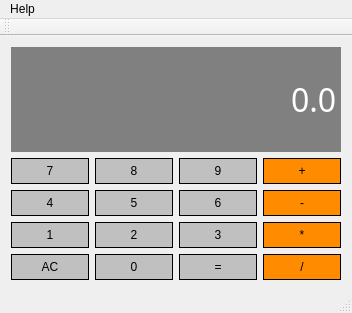
<?xml version="1.0" encoding="UTF-8"?>
<ui version="4.0">
 <class>Calculator</class>
 <widget class="QMainWindow" name="Calculator">
  <property name="geometry">
   <rect>
    <x>0</x>
    <y>0</y>
    <width>352</width>
    <height>313</height>
   </rect>
  </property>
  <property name="windowTitle">
   <string>Calculator</string>
  </property>
  <widget class="QWidget" name="centralWidget">
   <layout class="QGridLayout" name="gridLayout">
    <item row="4" column="0">
     <widget class="QPushButton" name="Clear">
      <property name="sizePolicy">
       <sizepolicy hsizetype="Preferred" vsizetype="Preferred">
        <horstretch>0</horstretch>
        <verstretch>0</verstretch>
       </sizepolicy>
      </property>
      <property name="styleSheet">
       <string notr="true">QPushButton {
background-color:#C0C0C0;
border:1px solid greay;
padding:5px;
}
QPushButton::pressed {
background-color:#A9A9A9;
border:1px solid greay;
padding:5px;
}
</string>
      </property>
      <property name="text">
       <string>AC</string>
      </property>
     </widget>
    </item>
    <item row="2" column="2">
     <widget class="QPushButton" name="Btn6">
      <property name="sizePolicy">
       <sizepolicy hsizetype="Preferred" vsizetype="Preferred">
        <horstretch>0</horstretch>
        <verstretch>0</verstretch>
       </sizepolicy>
      </property>
      <property name="styleSheet">
       <string notr="true">QPushButton {
background-color:#C0C0C0;
border:1px solid greay;
padding:5px;
}
QPushButton::pressed {
background-color:#A9A9A9;
border:1px solid greay;
padding:5px;
}
</string>
      </property>
      <property name="text">
       <string>6</string>
      </property>
     </widget>
    </item>
    <item row="2" column="1">
     <widget class="QPushButton" name="Btn5">
      <property name="sizePolicy">
       <sizepolicy hsizetype="Preferred" vsizetype="Preferred">
        <horstretch>0</horstretch>
        <verstretch>0</verstretch>
       </sizepolicy>
      </property>
      <property name="styleSheet">
       <string notr="true">QPushButton {
background-color:#C0C0C0;
border:1px solid greay;
padding:5px;
}
QPushButton::pressed {
background-color:#A9A9A9;
border:1px solid greay;
padding:5px;
}
</string>
      </property>
      <property name="text">
       <string>5</string>
      </property>
     </widget>
    </item>
    <item row="3" column="0">
     <widget class="QPushButton" name="Btn1">
      <property name="sizePolicy">
       <sizepolicy hsizetype="Preferred" vsizetype="Preferred">
        <horstretch>0</horstretch>
        <verstretch>0</verstretch>
       </sizepolicy>
      </property>
      <property name="styleSheet">
       <string notr="true">QPushButton {
background-color:#C0C0C0;
border:1px solid greay;
padding:5px;
}
QPushButton::pressed {
background-color:#A9A9A9;
border:1px solid greay;
padding:5px;
}
</string>
      </property>
      <property name="text">
       <string>1</string>
      </property>
     </widget>
    </item>
    <item row="1" column="0">
     <widget class="QPushButton" name="Btn7">
      <property name="sizePolicy">
       <sizepolicy hsizetype="Preferred" vsizetype="Preferred">
        <horstretch>0</horstretch>
        <verstretch>0</verstretch>
       </sizepolicy>
      </property>
      <property name="styleSheet">
       <string notr="true">QPushButton {
background-color:#C0C0C0;
border:1px solid greay;
padding:5px;
}
QPushButton::pressed {
background-color:#A9A9A9;
border:1px solid greay;
padding:5px;
}
</string>
      </property>
      <property name="text">
       <string>7</string>
      </property>
     </widget>
    </item>
    <item row="2" column="0">
     <widget class="QPushButton" name="Btn4">
      <property name="sizePolicy">
       <sizepolicy hsizetype="Preferred" vsizetype="Preferred">
        <horstretch>0</horstretch>
        <verstretch>0</verstretch>
       </sizepolicy>
      </property>
      <property name="styleSheet">
       <string notr="true">QPushButton {
background-color:#C0C0C0;
border:1px solid greay;
padding:5px;
}
QPushButton::pressed {
background-color:#A9A9A9;
border:1px solid greay;
padding:5px;
}
</string>
      </property>
      <property name="text">
       <string>4</string>
      </property>
     </widget>
    </item>
    <item row="1" column="1">
     <widget class="QPushButton" name="Btn8">
      <property name="sizePolicy">
       <sizepolicy hsizetype="Preferred" vsizetype="Preferred">
        <horstretch>0</horstretch>
        <verstretch>0</verstretch>
       </sizepolicy>
      </property>
      <property name="styleSheet">
       <string notr="true">QPushButton {
background-color:#C0C0C0;
border:1px solid greay;
padding:5px;
}
QPushButton::pressed {
background-color:#A9A9A9;
border:1px solid greay;
padding:5px;
}
</string>
      </property>
      <property name="text">
       <string>8</string>
      </property>
     </widget>
    </item>
    <item row="3" column="2">
     <widget class="QPushButton" name="Btn3">
      <property name="sizePolicy">
       <sizepolicy hsizetype="Preferred" vsizetype="Preferred">
        <horstretch>0</horstretch>
        <verstretch>0</verstretch>
       </sizepolicy>
      </property>
      <property name="styleSheet">
       <string notr="true">QPushButton {
background-color:#C0C0C0;
border:1px solid greay;
padding:5px;
}
QPushButton::pressed {
background-color:#A9A9A9;
border:1px solid greay;
padding:5px;
}
</string>
      </property>
      <property name="text">
       <string>3</string>
      </property>
     </widget>
    </item>
    <item row="4" column="1">
     <widget class="QPushButton" name="Btn0">
      <property name="sizePolicy">
       <sizepolicy hsizetype="Preferred" vsizetype="Preferred">
        <horstretch>0</horstretch>
        <verstretch>0</verstretch>
       </sizepolicy>
      </property>
      <property name="styleSheet">
       <string notr="true">QPushButton {
background-color:#C0C0C0;
border:1px solid greay;
padding:5px;
}
QPushButton::pressed {
background-color:#A9A9A9;
border:1px solid greay;
padding:5px;
}
</string>
      </property>
      <property name="text">
       <string>0</string>
      </property>
     </widget>
    </item>
    <item row="4" column="2">
     <widget class="QPushButton" name="Equal">
      <property name="sizePolicy">
       <sizepolicy hsizetype="Preferred" vsizetype="Preferred">
        <horstretch>0</horstretch>
        <verstretch>0</verstretch>
       </sizepolicy>
      </property>
      <property name="styleSheet">
       <string notr="true">QPushButton {
background-color:#C0C0C0;
border:1px solid greay;
padding:5px;
}
QPushButton::pressed {
background-color:#A9A9A9;
border:1px solid greay;
padding:5px;
}
</string>
      </property>
      <property name="text">
       <string>=</string>
      </property>
     </widget>
    </item>
    <item row="3" column="1">
     <widget class="QPushButton" name="Btn2">
      <property name="sizePolicy">
       <sizepolicy hsizetype="Preferred" vsizetype="Preferred">
        <horstretch>0</horstretch>
        <verstretch>0</verstretch>
       </sizepolicy>
      </property>
      <property name="styleSheet">
       <string notr="true">QPushButton {
background-color:#C0C0C0;
border:1px solid greay;
padding:5px;
}
QPushButton::pressed {
background-color:#A9A9A9;
border:1px solid greay;
padding:5px;
}
</string>
      </property>
      <property name="text">
       <string>2</string>
      </property>
     </widget>
    </item>
    <item row="1" column="2">
     <widget class="QPushButton" name="Btn9">
      <property name="sizePolicy">
       <sizepolicy hsizetype="Preferred" vsizetype="Preferred">
        <horstretch>0</horstretch>
        <verstretch>0</verstretch>
       </sizepolicy>
      </property>
      <property name="styleSheet">
       <string notr="true">QPushButton {
background-color:#C0C0C0;
border:1px solid greay;
padding:5px;
}
QPushButton::pressed {
background-color:#A9A9A9;
border:1px solid greay;
padding:5px;
}
</string>
      </property>
      <property name="text">
       <string>9</string>
      </property>
     </widget>
    </item>
    <item row="1" column="3">
     <widget class="QPushButton" name="Add">
      <property name="sizePolicy">
       <sizepolicy hsizetype="Preferred" vsizetype="Preferred">
        <horstretch>0</horstretch>
        <verstretch>0</verstretch>
       </sizepolicy>
      </property>
      <property name="styleSheet">
       <string notr="true">QPushButton {
background-color:#FF8C00;
border:1px solid greay;
padding:5px;
}
QPushButton::pressed {
background-color:#A9A9A9;
border:1px solid greay;
padding:5px;
}
</string>
      </property>
      <property name="text">
       <string>+</string>
      </property>
     </widget>
    </item>
    <item row="2" column="3">
     <widget class="QPushButton" name="Subtract">
      <property name="sizePolicy">
       <sizepolicy hsizetype="Preferred" vsizetype="Preferred">
        <horstretch>0</horstretch>
        <verstretch>0</verstretch>
       </sizepolicy>
      </property>
      <property name="styleSheet">
       <string notr="true">QPushButton {
background-color:#FF8C00;
border:1px solid greay;
padding:5px;
}
QPushButton::pressed {
background-color:#A9A9A9;
border:1px solid greay;
padding:5px;
}
</string>
      </property>
      <property name="text">
       <string>-</string>
      </property>
     </widget>
    </item>
    <item row="3" column="3">
     <widget class="QPushButton" name="Multiply">
      <property name="sizePolicy">
       <sizepolicy hsizetype="Preferred" vsizetype="Preferred">
        <horstretch>0</horstretch>
        <verstretch>0</verstretch>
       </sizepolicy>
      </property>
      <property name="styleSheet">
       <string notr="true">QPushButton {
background-color:#FF8C00;
border:1px solid greay;
padding:5px;
}
QPushButton::pressed {
background-color:#A9A9A9;
border:1px solid greay;
padding:5px;
}
</string>
      </property>
      <property name="text">
       <string>*</string>
      </property>
     </widget>
    </item>
    <item row="4" column="3">
     <widget class="QPushButton" name="Divide">
      <property name="sizePolicy">
       <sizepolicy hsizetype="Preferred" vsizetype="Preferred">
        <horstretch>0</horstretch>
        <verstretch>0</verstretch>
       </sizepolicy>
      </property>
      <property name="styleSheet">
       <string notr="true">QPushButton {
background-color:#FF8C00;
border:1px solid greay;
padding:5px;
}
QPushButton::pressed {
background-color:#A9A9A9;
border:1px solid greay;
padding:5px;
}
</string>
      </property>
      <property name="text">
       <string>/</string>
      </property>
     </widget>
    </item>
    <item row="0" column="0" colspan="4">
     <widget class="QLineEdit" name="Display">
      <property name="sizePolicy">
       <sizepolicy hsizetype="Preferred" vsizetype="Expanding">
        <horstretch>0</horstretch>
        <verstretch>0</verstretch>
       </sizepolicy>
      </property>
      <property name="font">
       <font>
        <family>Ubuntu Condensed</family>
        <pointsize>24</pointsize>
       </font>
      </property>
      <property name="styleSheet">
       <string notr="true">QLineEdit {
background-color:gray;
border:1px solid gray;
color: #ffffff;
}</string>
      </property>
      <property name="text">
       <string>0.0</string>
      </property>
      <property name="alignment">
       <set>Qt::AlignRight|Qt::AlignTrailing|Qt::AlignVCenter</set>
      </property>
     </widget>
    </item>
   </layout>
  </widget>
  <widget class="QMenuBar" name="menuBar">
   <property name="geometry">
    <rect>
     <x>0</x>
     <y>0</y>
     <width>352</width>
     <height>23</height>
    </rect>
   </property>
   <widget class="QMenu" name="menuHelp">
    <property name="title">
     <string>Help</string>
    </property>
    <addaction name="actionHow_to_use_this_Calculator"/>
   </widget>
   <addaction name="menuHelp"/>
  </widget>
  <widget class="QToolBar" name="mainToolBar">
   <attribute name="toolBarArea">
    <enum>TopToolBarArea</enum>
   </attribute>
   <attribute name="toolBarBreak">
    <bool>false</bool>
   </attribute>
  </widget>
  <widget class="QStatusBar" name="statusBar"/>
  <action name="actionHow_to_use_this_Calculator">
   <property name="text">
    <string>How to use this Calculator</string>
   </property>
  </action>
 </widget>
 <layoutdefault spacing="6" margin="11"/>
 <resources/>
 <connections/>
</ui>
